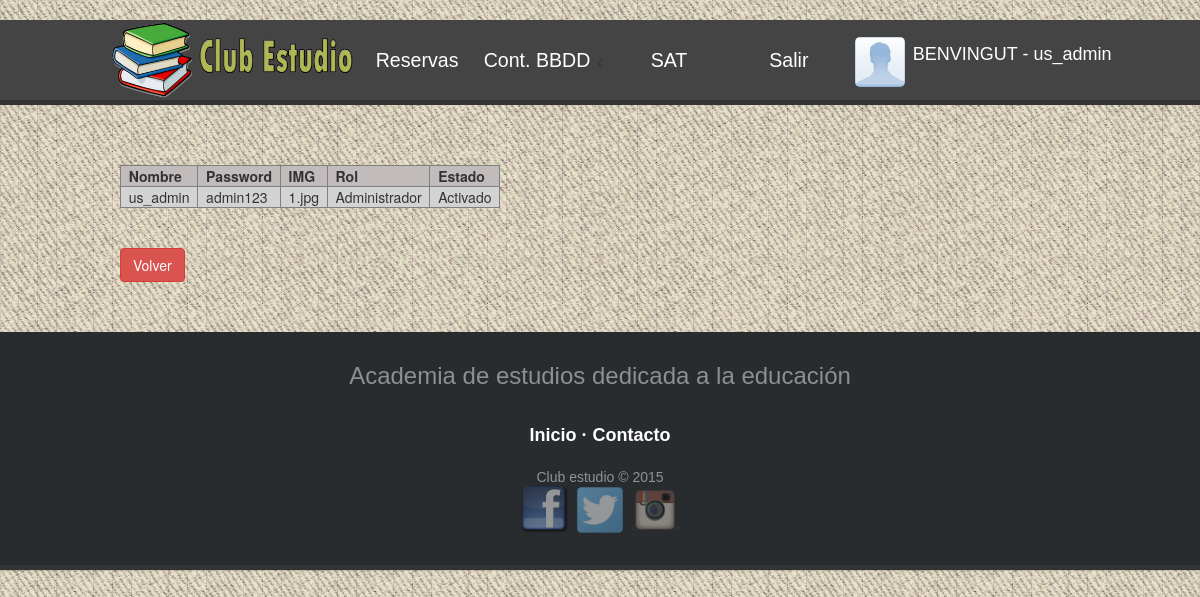
Page /verDetallesUser.php?id=1 (signed in) on the committed database.
### tables this page shows
CREATE TABLE IF NOT EXISTS `usuario` (
  `id_user` int(11) NOT NULL,
  `nom` varchar(30) NOT NULL,
  `pass` varchar(30) NOT NULL,
  `rol` tinyint(4) NOT NULL,
  `img` varchar(50) NOT NULL,
  `Activo` tinyint(4) NOT NULL
);

### verDetallesUser.php (the view, shortened to what this page needs)
<?php
	include_once 'header_admin.php';
	$con = mysqli_connect('localhost', 'root', '', 'club_estudio');
	$sql = "SELECT * FROM usuario WHERE id_user=$_REQUEST[id]";
	$datos = mysqli_query($con, $sql);
	if(mysqli_num_rows($datos)>0){
		?>
		<table border style= "background-color:lightgrey; margin-left: 10%; margin-top: 5%">
			<tr style= "background-color:#c1bbbb">
				<th>&nbsp Nombre &nbsp </th>
				<th>&nbsp Password &nbsp </th>
				<th>&nbsp IMG &nbsp </th>
				<th>&nbsp Rol &nbsp </th>
				<th>&nbsp Estado &nbsp </th>
			</tr>
			<?php
			while ($prod = mysqli_fetch_array($datos)){
				echo "<tr><td>&nbsp $prod[nom] &nbsp</td><td>&nbsp $prod[pass] &nbsp</td><td>&nbsp $prod[img] &nbsp</td>";
				echo "<td>";
				if($prod['rol']==1){
					echo " &nbsp Administrador &nbsp ";
				} else {
					echo " &nbsp Usuario &nbsp ";
				}
				echo "</td><td>";
				if($prod['Activo']==1){
					echo "&nbsp Activado &nbsp";
				} else {
					echo "&nbsp Desactivado &nbsp";
				}
				echo "</td></tr>";
			}
			?>
		</table>
			<?php
	} else {
		echo "Producto con id=$_REQUEST[id] no encontrado!";
	}
?>
<br/><br/>
<div class="btn btn-danger" style = "margin-left: 10%">
				<a href="AdministrarUser.php">Volver</a>
		</div>
<?php
include_once 'footer.php';
?>

### css/style.css (style rules this page uses)
body { padding-top: 20px; }
body { background-image:url("../img/background.jpg"); color: #333; font-family: "Helvetica Neue",Helvetica,Arial,sans-serif; font-size: 14px; line-height: 1.42857; }
a { color: #fff; text-decoration: none; }

### rows in the picture
usuario: nom "us_admin", pass "admin123", img "1.jpg", rol "Administrador", Activo "Activado"

### other values in the picture
$nomUsuari "us_admin"
